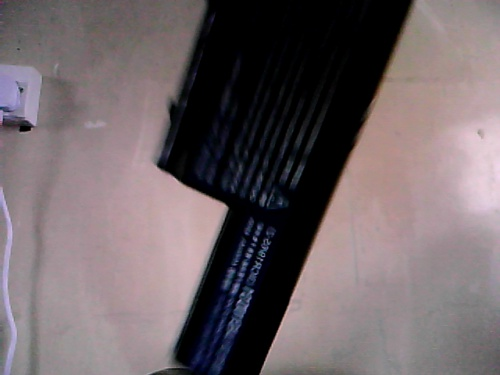
#> input picture motion-tail112.jpg, 500 x 375 px, given in place of the camera
$ python motion-tail.py   (Python 2 division)   (older library calls are emulated)
#> lines starting #> are read from the running program, lines starting #| are printed output that depends on the picture
#python 2.7
'''Credit: http://www.pyimagesearch.com/2015/05/25/basic-motion-detection-and-
tracking-with-python-and-opencv/'''
#u will need to pip install imutils
import imutils
#http://opencv-python-tutroals.readthedocs.io/en/latest/
#py_tutorials/py_setup/py_setup_in_windows/py_setup_in_windows.html
import cv2
import time
import winsound

#Capture from webcam. Uncomment below to capture from video file
#camera = cv2.VideoCapture('video_file.extension')
camera = cv2.VideoCapture(0)
time.sleep(0.25)

#Adjust the threshold by pressing 'u' to adjust sensitivity of motion detection
thres = 25
cpt=0

#this loop is what shows a 'video'
while 1:
    #Grab a frame from webcam. this is the 1st instance of frame grabbing.
    #it will be compared below to a 2nd instance of frame grabbing which
    #the difference between the 2 frames will tell whether there was motion
    #PARDON MY GRAMMAR
    (grabbed, baseframe) = camera.read()
#> baseframe is the input picture: shape (375, 500, 3); mean B, G, R 103.9, 100.6, 111.5
    #Flip it to make it mirror exact activity
    baseframe = cv2.flip(baseframe,180)
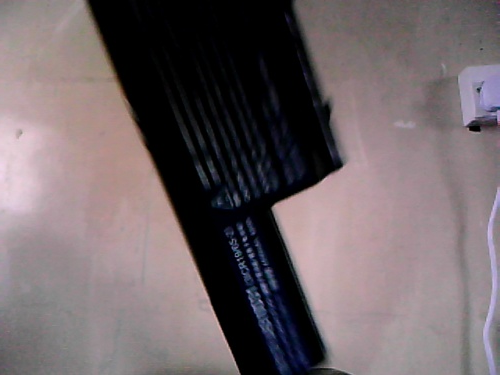
#> baseframe: shape (375, 500, 3); mean B, G, R 103.9, 100.6, 111.5
    #resize the frame
    baseframe = imutils.resize(baseframe,width = 500)

    #convert frame into b/w frame. it's necessary for motion detection
    graybaseframe = cv2.cvtColor(baseframe, cv2.COLOR_BGR2GRAY)
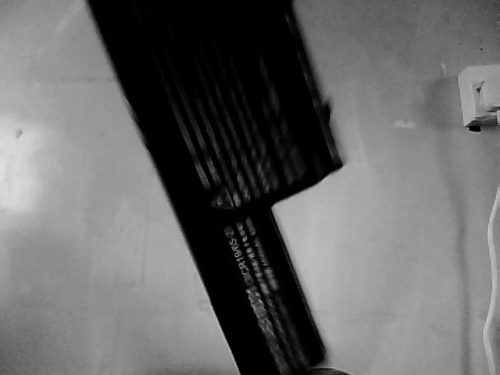
#> graybaseframe: shape (375, 500); min 0, max 225, mean 104.2

    #2nd instance of frame grabbing. purpose of this instance is explained above
    (grabbed, frame) = camera.read()
    frame = cv2.flip(frame,180)

    frame = imutils.resize(frame, width = 500)

    gray = cv2.cvtColor(frame, cv2.COLOR_BGR2GRAY)

    #below gets the 'difference' between the initial and the 2nd frame
    #a difference image will be created which is an image based on 2nd frame
    #minus 1st frame
    differenceimage = cv2.absdiff(graybaseframe, gray)
#> differenceimage: shape (375, 500); every value is 0
    #cannot remember what thresholding does but it is a MUST
    #we threshold the diffrence image
    thresholdimage = cv2.threshold(differenceimage, thres, 255, cv2.THRESH_BINARY)[1]

    #the thresholded image is blurred to remove the noises which would
    #otherwise raise a false alarm of detected motion
    thresholdimage=cv2.GaussianBlur(thresholdimage, (21, 21), 0)
    #this line will be used to display the threshold image after blurring
    #later on
    thresholdimageD=cv2.GaussianBlur(thresholdimage, (21, 21), 0)

    #this is the badboy (or girl) of the hour
    #find contours only works for an image with only very black and very
    #white 'surface'. and this image will be the threshold image above
    #finding contours is basically finding the white parts in the threshold
    #image. and this white parts will be formed only when there is motion
    (irr, cnts, irr2) = cv2.findContours(thresholdimage, cv2.RETR_EXTERNAL, cv2.CHAIN_APPROX_SIMPLE)
#> cnts = []; irr2 = None

    #honestly idk what happens in this for loop but it is a must
    #but i think c is a single contour and cnts is all contours
    #(white part)
    for c in cnts:
        #if a white part is less than this, yes there is motion since
        #there is a contour but dont raise an alarm
        #the number on right of the if can be changed. works good for me
        #between 500 and 10000. idk what that number is. ask this guy
        #change than n0. depending on size of object / person to be busted
        #http://www.pyimagesearch.com/2015/05/25/basic-motion-detection-and-tracking-with-python-and-opencv/
        if cv2.contourArea(c) < 1000:
            print 'no movement'
            #continue
        else:
            #if contour area is larger than that no. then call it motion and do
            #something
            print 'movement detected.'
            #in my case its supposed to beep. winsound comes with python 2.7
            winsound.Beep(1000,50)
            #write an image file if it detect motion(stackoverflow)
            cv2.imwrite("motion-tail%d.jpg" %cpt, frame)
            cpt += 1
#> this loop made 0 passes
#> after the loop, cpt = 0

    #below is windows for normal feed, blurred threshold image and
    #contour image respectively. idk how the 3rd one happened
    cv2.imshow("NormalFeed", frame)
    cv2.imshow("threshold", thresholdimageD)
    cv2.imshow("contour", thresholdimage)

    #below are the hotkeys. q to quit and u to increase threshold
    #(sensitivity)
    key = cv2.waitKey(1) & 0xFF
#> (key q is pressed here)
    if key == ord("q"):
        break
    if key==ord('u'):
        thres=thres+1
        print thres

#when u press q the above loop is broken and the lines below
#make program let go of your webcam and kills all windows respectively
camera.release()
cv2.destroyAllWindows()

$ run again, on motion-tail12.jpg
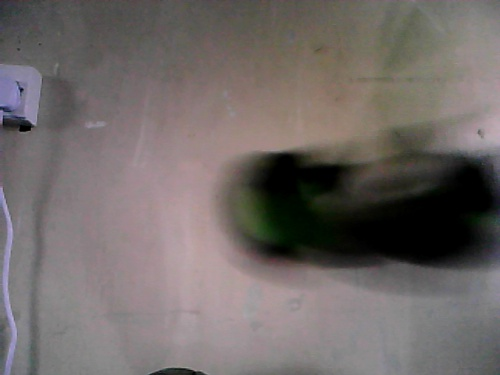
#> input picture motion-tail12.jpg, 500 x 375 px, given in place of the camera
#> baseframe is the input picture: shape (375, 500, 3); mean B, G, R 103.9, 105.7, 112.8
#> `baseframe = cv2.flip(baseframe,180)`:
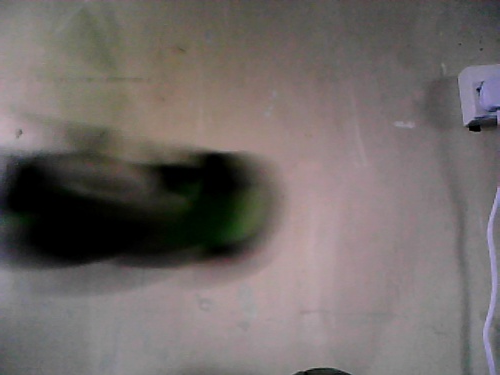
#> baseframe: shape (375, 500, 3); mean B, G, R 103.9, 105.7, 112.8
#> `graybaseframe = cv2.cvtColor(baseframe, cv2.COLOR_BGR2GRAY)`:
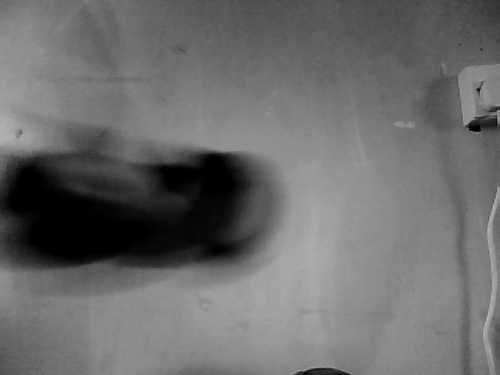
#> graybaseframe: shape (375, 500); min 0, max 183, mean 107.6
#> differenceimage: shape (375, 500); every value is 0
#> cnts = []; irr2 = None
#> after the loop `for c in cnts:`: cpt = 0

$ run again, on motion-tail66.jpg
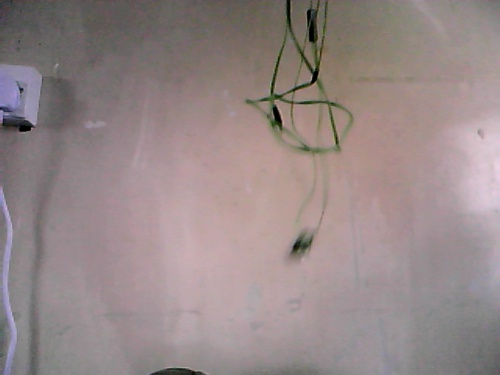
#> input picture motion-tail66.jpg, 500 x 375 px, given in place of the camera
#> baseframe is the input picture: shape (375, 500, 3); mean B, G, R 135.8, 135.9, 150
#> `baseframe = cv2.flip(baseframe,180)`:
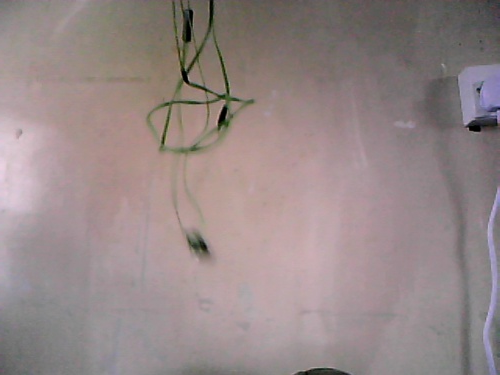
#> baseframe: shape (375, 500, 3); mean B, G, R 135.8, 135.9, 150
#> `graybaseframe = cv2.cvtColor(baseframe, cv2.COLOR_BGR2GRAY)`:
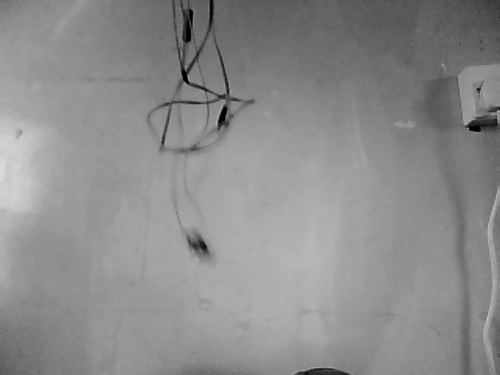
#> graybaseframe: shape (375, 500); min 0, max 221, mean 140.1
#> differenceimage: shape (375, 500); every value is 0
#> cnts = []; irr2 = None
#> after the loop `for c in cnts:`: cpt = 0

$ run again, on motion-tail8.jpg
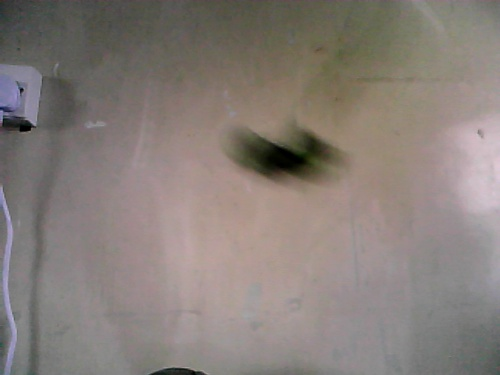
#> input picture motion-tail8.jpg, 500 x 375 px, given in place of the camera
#> baseframe is the input picture: shape (375, 500, 3); mean B, G, R 120.8, 126.1, 134.9
#> `baseframe = cv2.flip(baseframe,180)`:
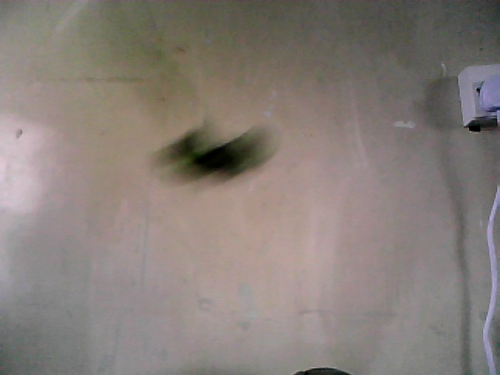
#> baseframe: shape (375, 500, 3); mean B, G, R 120.8, 126.1, 134.9
#> `graybaseframe = cv2.cvtColor(baseframe, cv2.COLOR_BGR2GRAY)`:
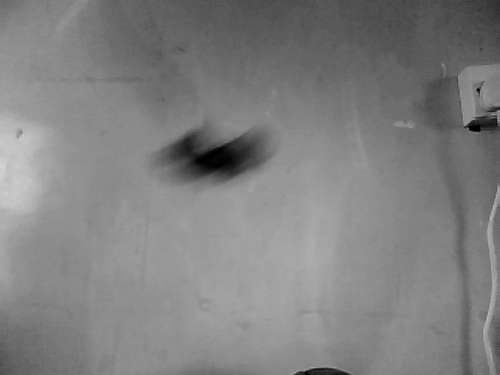
#> graybaseframe: shape (375, 500); min 0, max 210, mean 128.1
#> differenceimage: shape (375, 500); every value is 0
#> cnts = []; irr2 = None
#> after the loop `for c in cnts:`: cpt = 0
